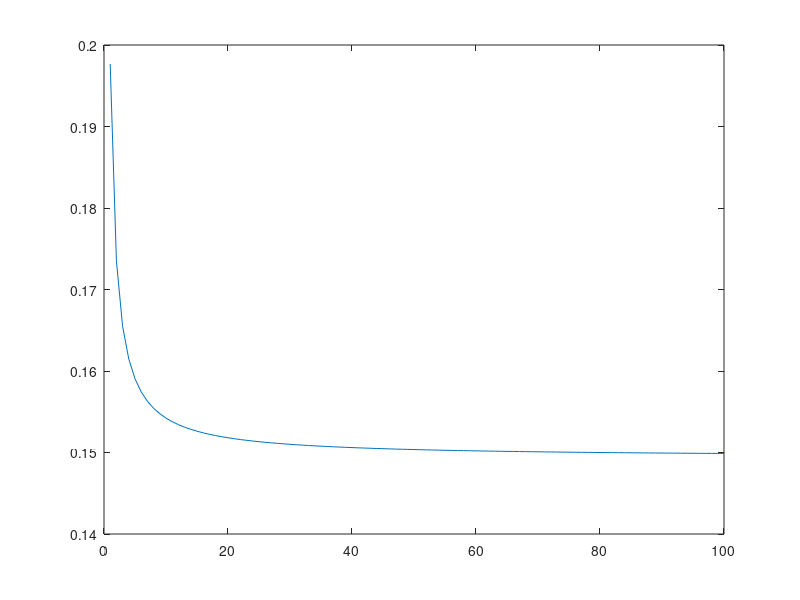
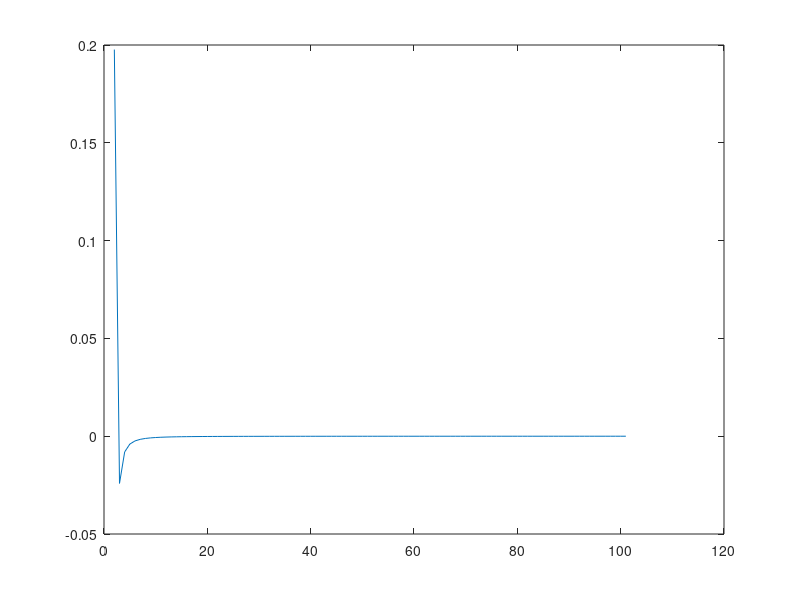

Source code (MATLAB) for these figures, in order:
clear
clc

%Verificar o comportamento do sistema em relacao a altura de voo
	T1=53.3069;
	T2=6.1829;
	Delta=0.07;

	ac=1; %acrescimos
	vf=100; %valor final
	ne=vf/ac+1; %numero de elementos
	Z=zeros(2,ne);
	Z(1,1:ne)=[0:ac:vf];
  Dif=zeros(2,ne);
  
	for i=2:ne
		d1=Z(1,i)*tand(T1);
		d2=Z(1,i)*tand(T2);
		d=d1+d2;
		s=2*d2+Delta;
		Sb=s/d;
		Z(2,i)=Sb;
    %fprintf("%\d: \t%\d\n",Z(1,i),Sb);
    Dif(1:2,i)=[i,Sb-Z(2,i-1)];
	end
  
  figure (1)
	plot(Z(1,2:ne),Z(2,2:ne));
  
  figure (2)
  plot(Dif(1,2:ne),Dif(2,2:ne));
